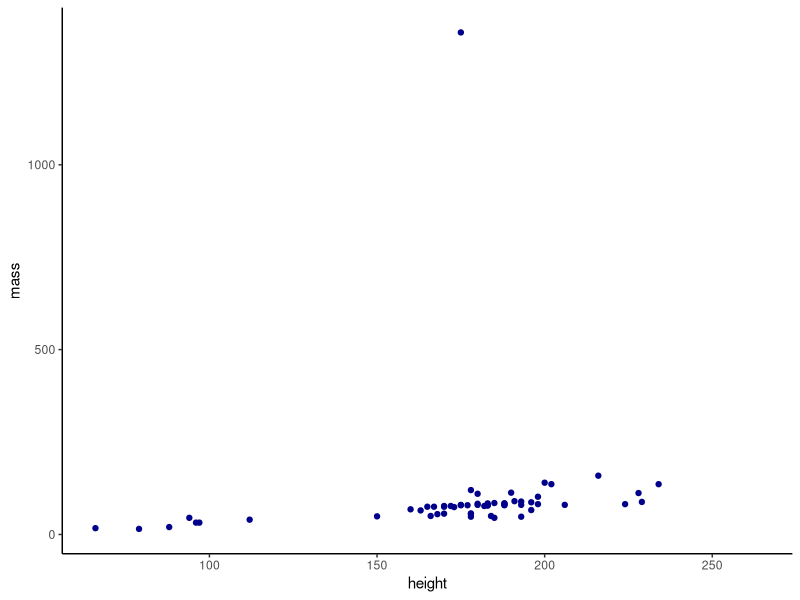

Recreate this plot in R.
## ---- chunk 1
knitr::opts_chunk$set(echo = TRUE)
library(tidyverse)
## ---- chunk 2
#show nothing from this code chunk (include = FALSE)
#show only outputs not code ()

head(starwars)

dim(starwars)

summary(starwars)
## ---- chunk 3
#remove warnings of missing data in the plot 
ggplot(data = starwars, aes(x = height, y = mass))+
  geom_point(color = "dark blue")+
  theme_classic()
## ---- chunk 4
sw_height_mean <- mean(starwars$height, na.rm = TRUE)
sw_height_mean
#mean function will not remove NA values automatically (na.rm = FALSE) - we must change it manually (na.rm = TRUE)
#original data only measures up to nearest cm, so our mean should be reported to the nearest tenth of a cm or so 

#find the variance of character height 
#find standard deviation of character height
sw_height_var <- var(starwars$height, na.rm = TRUE)
sw_height_var #cm^2 units
sw_height_sd <- sd(starwars$height, na.rm = TRUE)
sw_height_sd #cm units 
## ---- chunk 5
5 < 10

#alphabetical
"cat" > "armadillo"
"cat" > "elephant"
"dog" == "dog"
## ---- chunk 6
10 <= 11
5 >= 4
3 <=1
## ---- chunk 7
tarantulas <- c(1, 3, 7, 10, 15)

tarantulas > 5
## ---- chunk 8
3 <1 | 8 > 2

6 < 10 & 5 < 1 

7 != 11 

4 != 4 | 2 < 5 | 6 > 10

#R sees 0 as false and 1 as true 
0 == FALSE
1 == TRUE
